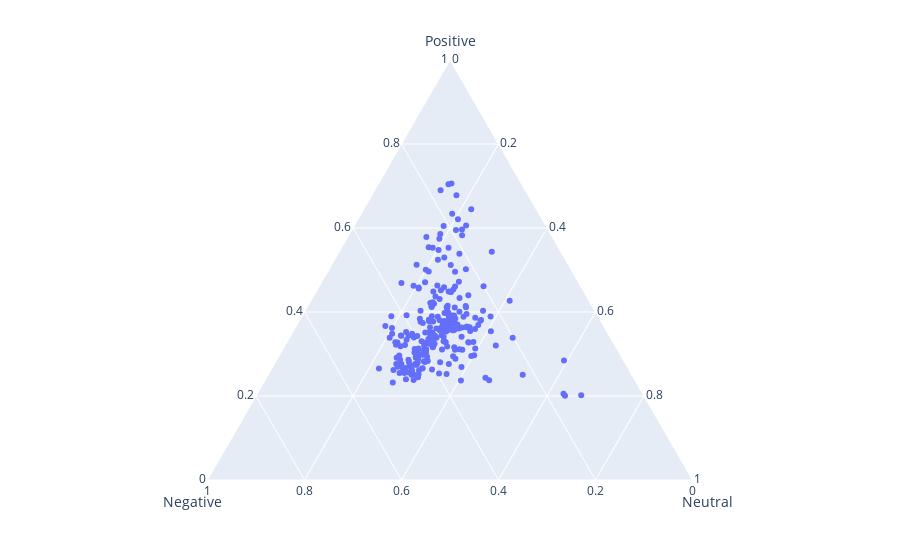

The code cell stored with this chart in its notebook:
### Code cell
df2 = pd.DataFrame.from_records(df,columns=['Positive', 'Negative', 'Neutral','Name'])
fig = px.scatter_ternary(df2, a="Positive", b="Negative", c="Neutral",hover_data=["Name"])
fig.show()

### Figure 1 — Plotly figure (JSON) as saved in the notebook; plotly's stock layout.template omitted (floating-point values rounded to 4 significant figures; data arrays with more than 128 entries replaced by an {"elided": "..."} marker saying what was removed)
{"data": [{"a": {"elided": "256 float values"}, "b": {"elided": "256 float values"}, "c": {"elided": "256 float values"}, "customdata": {"elided": "256x1 str values"}, "hovertemplate": "Positive=%{a}<br>Negative=%{b}<br>Neutral=%{c}<br>Name=%{customdata[0]}<extra></extra>", "legendgroup": "", "marker": {"color": "#636efa", "symbol": "circle"}, "mode": "markers", "name": "", "showlegend": false, "subplot": "ternary", "type": "scatterternary"}], "layout": {"legend": {"tracegroupgap": 0}, "margin": {"t": 60}, "ternary": {"aaxis": {"title": {"text": "Positive"}}, "baxis": {"title": {"text": "Negative"}}, "caxis": {"title": {"text": "Neutral"}}, "domain": {"x": [0, 1], "y": [0, 1]}}}}
